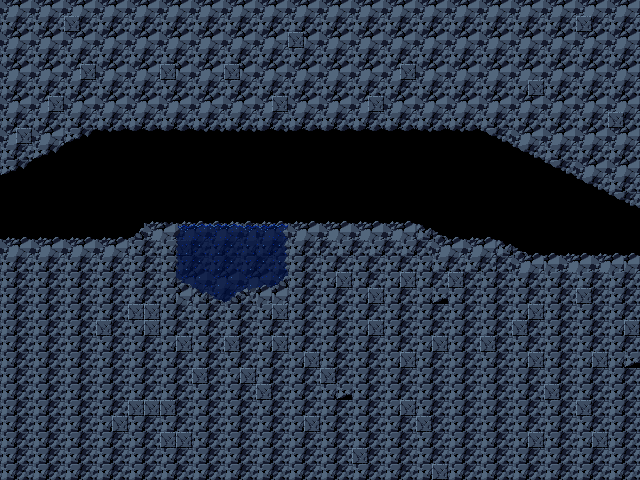

Below is a game level as drawn by its tile map, then a one-line description and the .tmx that defines it (tile-layer data replaced by summaries):
An orthogonal 40x30 tile map with 16x16 px tiles, 3 tile layers (background, forgeground, forgeground2) and 26 objects (oneway, left).

<map version="1.10" tiledversion="1.10.2" orientation="orthogonal" renderorder="right-down" width="40" height="30" tilewidth="16" tileheight="16" infinite="0" nextlayerid="8" nextobjectid="201">
 <editorsettings>
  <export target="testLevel1.lua" format="lua" />
 </editorsettings>
 <tileset firstgid="1" name="darkCave" tilewidth="16" tileheight="16" tilecount="80" columns="16">
  <image source="../tilesets/darkCave.png" width="256" height="80" />
  <tile id="13">
   <animation>
    <frame tileid="13" duration="220" />
    <frame tileid="14" duration="220" />
    <frame tileid="15" duration="220" />
   </animation>
  </tile>
  <tile id="14">
   <animation>
    <frame tileid="14" duration="220" />
    <frame tileid="13" duration="220" />
    <frame tileid="15" duration="220" />
   </animation>
  </tile>
  <tile id="29">
   <animation>
    <frame tileid="29" duration="220" />
    <frame tileid="30" duration="220" />
    <frame tileid="31" duration="220" />
   </animation>
  </tile>
  <tile id="30">
   <animation>
    <frame tileid="31" duration="220" />
    <frame tileid="30" duration="220" />
    <frame tileid="29" duration="220" />
   </animation>
  </tile>
 </tileset>
 <layer id="1" name="background" width="40" height="30">
  <data>[1200 cells, 1047 non-empty, 8 distinct tile ids]</data>
 </layer>
 <layer id="2" name="forgeground" width="40" height="30">
  <data>[1200 cells, 1027 non-empty, 22 distinct tile ids]</data>
 </layer>
 <layer id="4" name="forgeground2" width="40" height="30">
  <data>[1200 cells, 13 non-empty, 9 distinct tile ids]</data>
 </layer>
 <objectgroup id="5" name="ground">
  <object id="1" x="0" y="239" width="131" height="3" />
  <object id="14" x="453" y="239" width="44" height="1" />
  <object id="19" x="529" y="255" width="33" height="2" />
  <object id="20" x="562" y="255" width="78" height="2" />
  <object id="66" x="495" y="212">
   <polygon points="40,44 17,35 2,27" />
  </object>
  <object id="67" x="0" y="174" width="2" height="64" />
  <object id="69" x="639" y="206" width="2" height="47" />
  <object id="96" x="171" y="224" width="5" height="1" />
  <object id="97" x="288" y="224" width="129" height="1" />
  <object id="108" x="641" y="208">
   <polygon points="0,0 -161,-80 -158,-89" />
  </object>
  <object id="109" x="97" y="129" width="384" height="1" />
  <object id="110" x="96" y="130">
   <polygon points="0,0 -93,45 -77,26" />
  </object>
  <object id="162" x="154" y="226" width="7" height="1" />
  <object id="168" x="416" y="224">
   <polygon points="0,0 39,16 0,4" />
  </object>
  <object id="174" x="175" y="224" width="1" height="55" />
  <object id="181" x="272" y="288">
   <polygon points="0,0 30,-16 20,-2.15385" />
  </object>
  <object id="182" x="247" y="288">
   <polygon points="0,0 -26,18 -16,17 4,13" />
  </object>
  <object id="183" x="227" y="306">
   <polygon points="0,0 -53,-29 -41.5686,-2" />
  </object>
  <object id="184" x="246" y="288" width="29" height="1" />
  <object id="185" x="288" y="225" width="1" height="50" />
  <object id="186" x="218" y="301" width="14" height="3" />
  <object id="190" name="oneway" x="176" y="240" width="16" height="1" />
  <object id="198" x="171" y="224">
   <polygon points="0,0 -10,2 -4,4" />
  </object>
  <object id="199" x="154" y="226">
   <polygon points="0,0 -23,13 0,1" />
  </object>
 </objectgroup>
 <objectgroup id="6" name="environment" visible="0">
  <object id="187" x="175" y="226" width="126" height="81" />
 </objectgroup>
 <objectgroup id="7" name="enemies">
  <object id="188" name="left" x="228" y="252">
   <point />
  </object>
 </objectgroup>
</map>